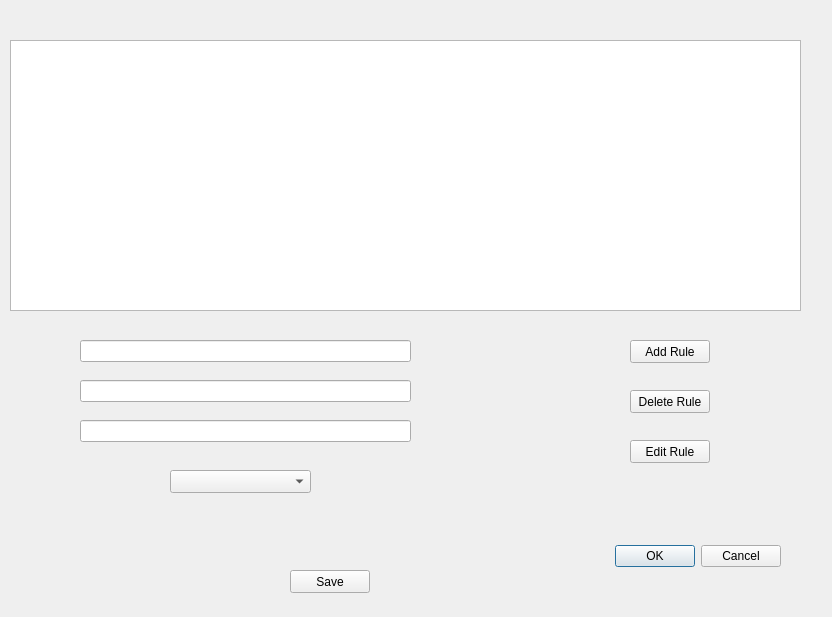
<?xml version="1.0" encoding="UTF-8"?>
<ui version="4.0">
 <class>FilterDialog</class>
 <widget class="QDialog" name="FilterDialog">
  <property name="geometry">
   <rect>
    <x>0</x>
    <y>0</y>
    <width>832</width>
    <height>617</height>
   </rect>
  </property>
  <property name="windowTitle">
   <string>Dialog</string>
  </property>
  <widget class="QDialogButtonBox" name="buttonBox">
   <property name="geometry">
    <rect>
     <x>600</x>
     <y>540</y>
     <width>181</width>
     <height>32</height>
    </rect>
   </property>
   <property name="orientation">
    <enum>Qt::Orientation::Horizontal</enum>
   </property>
   <property name="standardButtons">
    <set>QDialogButtonBox::StandardButton::Cancel|QDialogButtonBox::StandardButton::Ok</set>
   </property>
  </widget>
  <widget class="QLineEdit" name="lineEditUrl">
   <property name="geometry">
    <rect>
     <x>80</x>
     <y>340</y>
     <width>331</width>
     <height>22</height>
    </rect>
   </property>
  </widget>
  <widget class="QLineEdit" name="lineEditHeaderKey">
   <property name="geometry">
    <rect>
     <x>80</x>
     <y>380</y>
     <width>331</width>
     <height>22</height>
    </rect>
   </property>
  </widget>
  <widget class="QTableWidget" name="RulesTableWidget">
   <property name="geometry">
    <rect>
     <x>10</x>
     <y>40</y>
     <width>791</width>
     <height>271</height>
    </rect>
   </property>
  </widget>
  <widget class="QLineEdit" name="lineEditHeaderValue">
   <property name="geometry">
    <rect>
     <x>80</x>
     <y>420</y>
     <width>331</width>
     <height>22</height>
    </rect>
   </property>
  </widget>
  <widget class="QComboBox" name="ActionComboBox">
   <property name="geometry">
    <rect>
     <x>170</x>
     <y>470</y>
     <width>141</width>
     <height>23</height>
    </rect>
   </property>
  </widget>
  <widget class="QPushButton" name="addRuleButton">
   <property name="geometry">
    <rect>
     <x>630</x>
     <y>340</y>
     <width>80</width>
     <height>23</height>
    </rect>
   </property>
   <property name="text">
    <string>Add Rule</string>
   </property>
  </widget>
  <widget class="QPushButton" name="DeleteRuleButton">
   <property name="geometry">
    <rect>
     <x>630</x>
     <y>390</y>
     <width>80</width>
     <height>23</height>
    </rect>
   </property>
   <property name="text">
    <string>Delete Rule</string>
   </property>
  </widget>
  <widget class="QPushButton" name="editRuleButton">
   <property name="geometry">
    <rect>
     <x>630</x>
     <y>440</y>
     <width>80</width>
     <height>23</height>
    </rect>
   </property>
   <property name="text">
    <string>Edit Rule</string>
   </property>
  </widget>
  <widget class="QPushButton" name="SaveButton">
   <property name="geometry">
    <rect>
     <x>290</x>
     <y>570</y>
     <width>80</width>
     <height>23</height>
    </rect>
   </property>
   <property name="text">
    <string>Save</string>
   </property>
  </widget>
 </widget>
 <resources/>
 <connections>
  <connection>
   <sender>buttonBox</sender>
   <signal>accepted()</signal>
   <receiver>FilterDialog</receiver>
   <slot>accept()</slot>
   <hints>
    <hint type="sourcelabel">
     <x>248</x>
     <y>254</y>
    </hint>
    <hint type="destinationlabel">
     <x>157</x>
     <y>274</y>
    </hint>
   </hints>
  </connection>
  <connection>
   <sender>buttonBox</sender>
   <signal>rejected()</signal>
   <receiver>FilterDialog</receiver>
   <slot>reject()</slot>
   <hints>
    <hint type="sourcelabel">
     <x>316</x>
     <y>260</y>
    </hint>
    <hint type="destinationlabel">
     <x>286</x>
     <y>274</y>
    </hint>
   </hints>
  </connection>
 </connections>
</ui>
